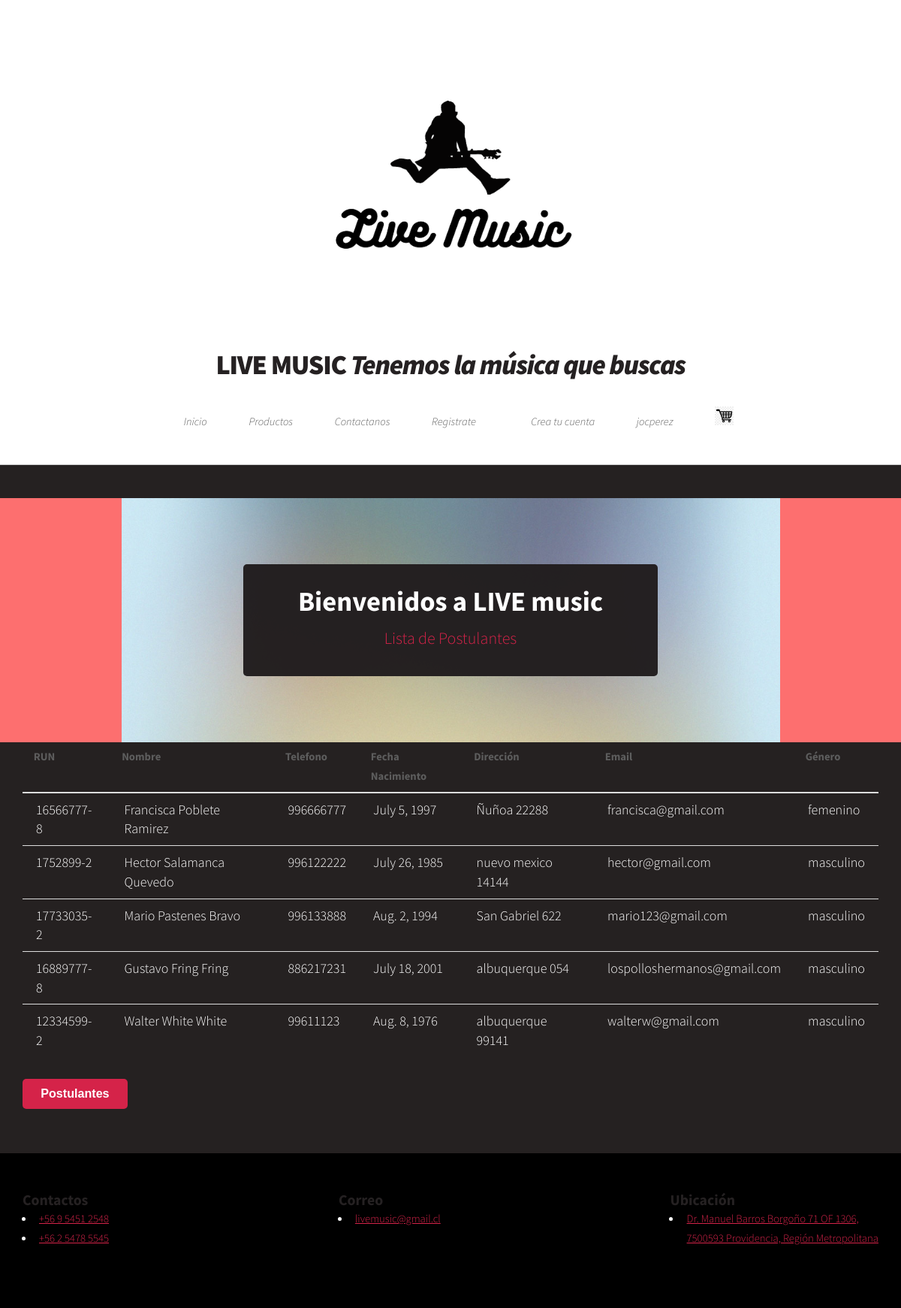
Page /listadoSQL (signed in) on the committed database.
### demo/models.py (models this page shows, shortened)
class Postulante(models.Model):
    rut              = models.CharField(primary_key=True, max_length=10)
    nombre           = models.CharField(max_length=20)
    apellido_paterno = models.CharField(max_length=20)
    apellido_materno = models.CharField(max_length=20)
    fecha_nacimiento = models.DateField(blank=False, null=False)
    id_genero        = models.ForeignKey('Genero',on_delete=models.CASCADE, db_column='idGenero')
    telefono         = models.CharField(max_length=45)
    email            = models.EmailField(unique=True, max_length=100, blank=True, null=True)
    direccion        = models.CharField(max_length=50, blank=True, null=True)
    activo           = models.IntegerField()
    def __str__(self):
        return str(self.nombre)+" "+str(self.apellido_paterno)

class Genero(models.Model):
    id_genero  = models.AutoField(db_column='idGenero', primary_key=True)
    genero     = models.CharField(max_length=20, blank=False, null=False)

### demo/views.py (the view)
# urls.py: path('listadoSQL', views.listadoSQL, name='listadoSQL'),
def listadoSQL(request):
    demo = Postulante.objects.all()
    print(demo)
    context={"demo": demo}
    return render(request, 'demo/listadoSQL.html', context)

### demo/templates/demo/listadoSQL.html (shortened to what this page needs)
{% extends "demo/base.html" %}
{%block content %}
          <section id="banner">
            <header>
                <h2>Bienvenidos a LIVE music</h2>
                <p> Lista de Postulantes</p>
            </header>
        </section>
  <section >
        <div class="container" >
            <table class="table table-striped table-dark">
                      {%if demo%}
              <thead>
                <tr>
                  <th scope="col">RUN</th>
                  <th scope="col">Nombre</th>
                  <th scope="col">Telefono</th>
                  <th scope="col">Fecha Nacimiento</th>
                  <th scope="col">Dirección</th>
                  <th scope="col">Email</th>
                  <th scope="col">Género</th>
                </tr>
              </thead>
              <tbody>
                  {% for postulante in demo %}
                  <tr>
                      <td>{{postulante.rut}}</td>
                      <td>{{postulante.nombre}} {{postulante.apellido_paterno}} {{postulante.apellido_materno}}</td>
                      <td>{{postulante.telefono}}</td>
                      <td>{{postulante.fecha_nacimiento}}</td>
                      <td>{{postulante.direccion}}</td>
                      <td>{{postulante.email}}</td>
                      <td>{{postulante.id_genero.genero}}</td>
                  </tr>
                  {% endfor %}
              {% endif %}
              </tbody>
            </table>
            <a href="{% url 'crud'%}">
              <button class ="btn btn-info">Postulantes</button>
              <br><br>
              </a>
  </section>
    {%endblock%}

### demo/templates/demo/base.html (shortened to what this page needs)
{% load static %}
<!DOCTYPE HTML>
<html>
	<head>
		<link rel="stylesheet" href={% static "/css/main.css" %} />
	</head>
	<div id="page-wrapper">
		<body class="is-preload">
			<div id="page-wrapper">
			<div id="header">
				<img src="{% static 'images/logoempresa.png' %}" alt="" style="height: 400px;">
					<h1><a href="index.html" id="logo">LIVE MUSIC <em>Tenemos la música que buscas</em></a></h1>
				<nav id="nav">
				  <ul>
					<li ><a href="/">Inicio</a></li>
					  <li>
						<a href="#">Productos</a>
					  </li>
					<li ><a href="{% url 'contactanos'%}">Contactanos</a></li>
					<li ><a href="{% url 'registro'%}">Registrate</a></li>
					<li>
						<li ><a href="{% url 'signup'%}">Crea tu cuenta</a></li>
					  <li>
					  {% if user.is_authenticated %}
					  <a href="{% url 'crud'%}">{{user.username}}</a>
					  {% else %}
					  <li {%if clase == 'login'%}
					  class="current" {%endif%} class="nav-item">
						<a href="{% url 'login'%}">Login</a>
						</li>
					  {% endif %}
					</li>
					<li ><a href="{% url 'comprar'%}"><img src="{% static 'images/car.jpeg' %}" id="img-carrito" alt="" style="align-content: center;" width="25" height="25"></a>
					</li>
				  </ul>
				</nav>
			</div>
			{% block content %}{% endblock %}
	<footer id="footer-inicio" class="footer">
        <div class="footer-content container">
            <div class="link">
                <h3>Contactos</h3>
                <ul>
                    <li><a href="#">+56 9 5451 2548</a></li>
                    <li><a href="#">+56 2 5478 5545</a></li>
                </ul>
            </div>
            <div class="link">
                <h3>Correo</h3>
                <ul>
                    <li><a href="#">livemusic@gmail.cl</a></li>
                </ul>
            </div>
            <div class="link">
                <h3>Ubicación</h3>
                <ul>
                    <li><a href="#">Dr. Manuel Barros Borgoño 71 OF 1306,
                                    <br>7500593 Providencia, Región Metropolitana</a></li>
            </div>
        </div>
    </footer>
	</body>
</html>

### demo/templates/demo/listadoSQL.html (style rules this page uses)
body { background-color: rgb(37, 33, 33); }
td { color:white; font-size: 18px; }

### demo/templates/demo/base.html (style rules this page uses)
.footer { padding: 50px 0; background-color: #000000; color: white; }
.footer-content { display: flex; justify-content: space-between; }

### rows in the picture
Postulante: rut "16566777-8", nombre "Francisca", apellido_paterno "Poblete", apellido_materno "Ramirez", telefono "996666777", fecha_nacimiento "July 5, 1997", direccion "Ñuñoa 22288", email "francisca@gmail.com", id_genero.genero "femenino"
Postulante: rut "1752899-2", nombre "Hector", apellido_paterno "Salamanca", apellido_materno "Quevedo", telefono "996122222", fecha_nacimiento "July 26, 1985", direccion "nuevo mexico 14144", email "hector@gmail.com", id_genero.genero "masculino"
Postulante: rut "17733035-2", nombre "Mario", apellido_paterno "Pastenes", apellido_materno "Bravo", telefono "996133888", fecha_nacimiento "Aug. 2, 1994", direccion "San Gabriel 622", email "mario123@gmail.com", id_genero.genero "masculino"
Postulante: rut "16889777-8", nombre "Gustavo", apellido_paterno "Fring", apellido_materno "Fring", telefono "886217231", fecha_nacimiento "July 18, 2001", direccion "albuquerque 054", email "lospolloshermanos@gmail.com", id_genero.genero "masculino"
Postulante: rut "12334599-2", nombre "Walter", apellido_paterno "White", apellido_materno "White", telefono "99611123", fecha_nacimiento "Aug. 8, 1976", direccion "albuquerque 99141", email "walterw@gmail.com", id_genero.genero "masculino"

### other values in the picture
{{ user.username }} "jocperez"
